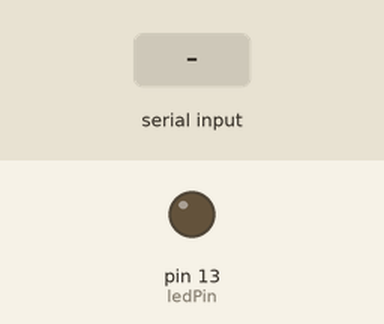
This sketch was run on a simulated Arduino Uno, built with avr-gcc and run on an emulated ATmega328P. On the bench: output pins drawn as LEDs (lit = HIGH). The test bench sets the inputs (shaded band).

Above: at 1.2 s.
1.3 s: "90 45\n" received over Serial
At 1.7 s:
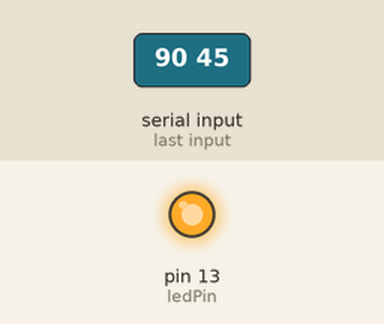
Timing chart, 0 to 10.3 s (numbered marks = the images above; inputs shaded):
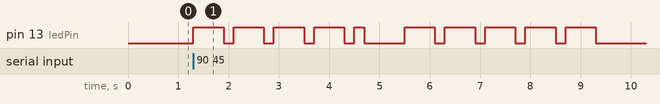

Measured:
- after the input at 1.3 s, pin 13 (ledPin): goes 4 × (HIGH 0.60 s, LOW 0.20 s), HIGH 0.20 s, LOW 0.80 s, 4 × (HIGH 0.60 s, LOW 0.20 s), HIGH 0.60 s, then LOW, starting at once

The sketch:

Light_Coder.01.ino
```cpp
/* This is noteworthy: when I enter a line of
 *  5 'e's, output is 5 dots, or 1s, really.
 *  In a Jandy system, then, "Sky Blue" would be
 *
 *  [e][e]
 *
 *  for two ON pulses.
 *  White is defined as "ON, OFF [delay 4.5 seconds] ON"
 *  so, using delay can define this, two. In that case, we
 *  can use char to define the string "sky blue" toe output White,
 *  then EE for sky blue..
 *
 *
 *
 */


 int ledPin = 13;

//For letters
char* letters[] = {
".-", "-...", "-.-.", "-..", ".", "..-.", "--.", "....", "..", // A-I
".---", "-.-", ".-..", "--", "-.", "---", ".--.", "--.-", ".-.", // J-R
"...", "-", "..-", "...-", ".--", "-..-", "-.--", "--.." // S-Z
};

//For Numbers
char* numbers[] = {
  "-----", ".----", "..---", "...--", "....-", ".....",
"-....", "--...", "---..", "----."
};
int dotDelay = 200;

void setup() {
  // put your setup code here, to run once:

  pinMode(ledPin, OUTPUT);
  Serial.begin(9600);

}

void loop() {
  // put your main code here, to run repeatedly:
  char ch;
if (Serial.available())
{
ch = Serial.read(); // read a single letter if (ch >= 'a' && ch <= 'z')
if (ch >= 'a' && ch <= 'z')
{
flashSequence(letters[ch - 'a']);
}
else if (ch >= 'A' && ch <= 'Z') {
flashSequence(letters[ch - 'A']); }
else if (ch >= '0' && ch <= '9') {
flashSequence(numbers[ch - '0']); }
else if (ch == ' ') {
delay(dotDelay * 4);
}
}

}

void flashSequence(char* sequence) {
int i = 0;
while (sequence[i] != NULL) {
        flashDotOrDash(sequence[i]);
i++; }
delay(dotDelay * 3);
}


void flashDotOrDash(char dotOrDash) {
digitalWrite(ledPin, HIGH); if (dotOrDash == '.')
{
    delay(dotDelay);
  }
else // must be a -
{
delay(dotDelay * 3); }
digitalWrite(ledPin, LOW); delay(dotDelay);
}
```
